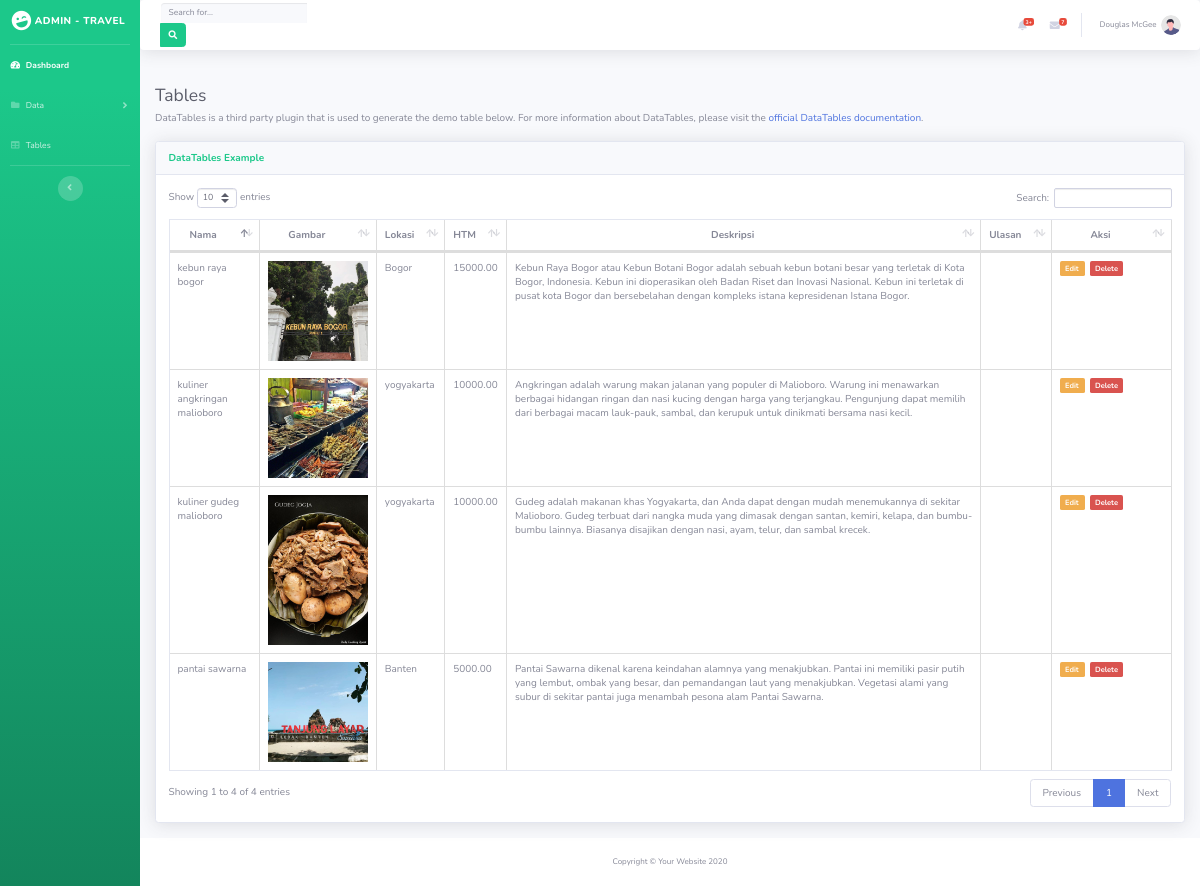
Before: /travelling/admin_page/data/customer.php with the older database file.
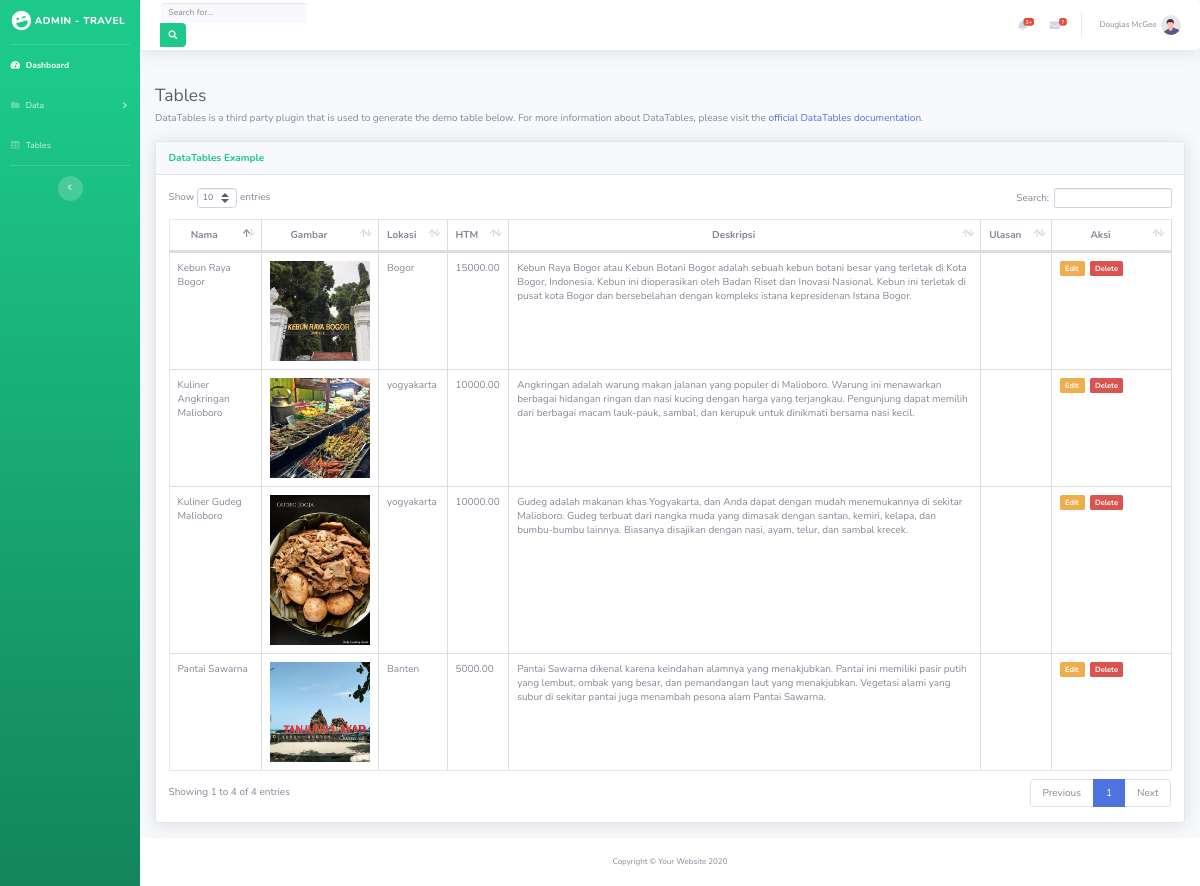
After: the same page with the newer database file.
### tables this page shows
CREATE TABLE `destinasi` (
  `id_destinasi` int(11) NOT NULL,
  `nama_destinasi` varchar(100) NOT NULL,
  `gambar` text NOT NULL,
  `lokasi` varchar(250) NOT NULL,
  `harga` decimal(10,2) NOT NULL,
  `deskripsi` varchar(500) NOT NULL,
  `ulasan` varchar(500) NOT NULL,
  `id_kategori` int(11) NOT NULL
);

### travelling/admin_page/data/customer.php (the view, shortened to what the changed rows need)
<!DOCTYPE html>
<html lang="en">
<head>
    <link href="vendor/fontawesome-free/css/all.min.css" rel="stylesheet" type="text/css">
    <link rel="stylesheet" href="https://maxcdn.bootstrapcdn.com/bootstrap/3.4.1/css/bootstrap.min.css">
    <link href="css/sb-admin-2.min.css" rel="stylesheet">
    <link href="vendor/datatables/dataTables.bootstrap4.min.css" rel="stylesheet">
</head>
<body id="page-top">
    <div id="wrapper">
        <div id="content-wrapper" class="d-flex flex-column">
            <div id="content">
                <div class="container-fluid">
                    <h1 class="h3 mb-2 text-gray-800">Tables</h1>
                    <div class="card shadow mb-4">
                        <div class="card-body">
                            <div class="table-responsive">
                                <table class="table table-bordered" id="dataTable" width="100%" cellspacing="0">
                                    <thead>
                                        <tr style="text-align: center;">
                                            <th>Nama</th>
                                            <th>Gambar</th>
                                            <th>Lokasi</th>
                                            <th>HTM</th>
                                            <th>Deskripsi</th>
                                            <th>Ulasan</th>
                                            <th style="width: 80px;">Aksi</th>
                                        </tr>
                                    </thead>
                                    <tbody>
                                        <?php
                                        require_once '../../koneksi.php';
                                        $sql = "SELECT * FROM destinasi";
                                        $query = mysqli_query($koneksi, $sql);
                                        while ($data = mysqli_fetch_array($query)) {
                                            ?>
                                            <tr>
                                                <td>
                                                    <?= $data['nama_destinasi']; ?>
                                                </td>
                                                <td><img src="<?= $data['gambar']; ?>" alt="<?= $data['gambar']; ?>"
                                                        style="width:100px"></td>
                                                <td>
                                                    <?= $data['lokasi']; ?>
                                                </td>
                                                <td>
                                                    <?= $data['harga']; ?>
                                                </td>
                                                <td>
                                                    <?= $data['deskripsi']; ?>
                                                </td>
                                                <td>
                                                </td>
                                                <td>
                                                    <a href="edit.php?id_destinasi=<?php echo $data["id_destinasi"] ?>"
                                                        class="label label-warning"> Edit
                                                    </a>
                                                    <a href="hapus.php?id_destinasi=<?php echo $data["id_destinasi"] ?>"
                                                        class="label label-danger"> Delete
                                                    </a>
                                                </td>
                                            </tr>
                                        <?php } ?>
                                    </tbody>
                                </table>
                            </div>
                        </div>
                    </div>
                </div>
            </div>
        </div>
    </div>
</body>
</html>

Changed rows visible on the page:
changed destinasi "Bogor": nama_destinasi "kebun raya bogor" → "Kebun Raya Bogor"
changed destinasi "Banten": nama_destinasi "pantai sawarna" → "Pantai Sawarna"
changed destinasi: nama_destinasi "kuliner angkringan malioboro" → "Kuliner Angkringan Malioboro"
changed destinasi: nama_destinasi "kuliner gudeg malioboro" → "Kuliner Gudeg Malioboro"
